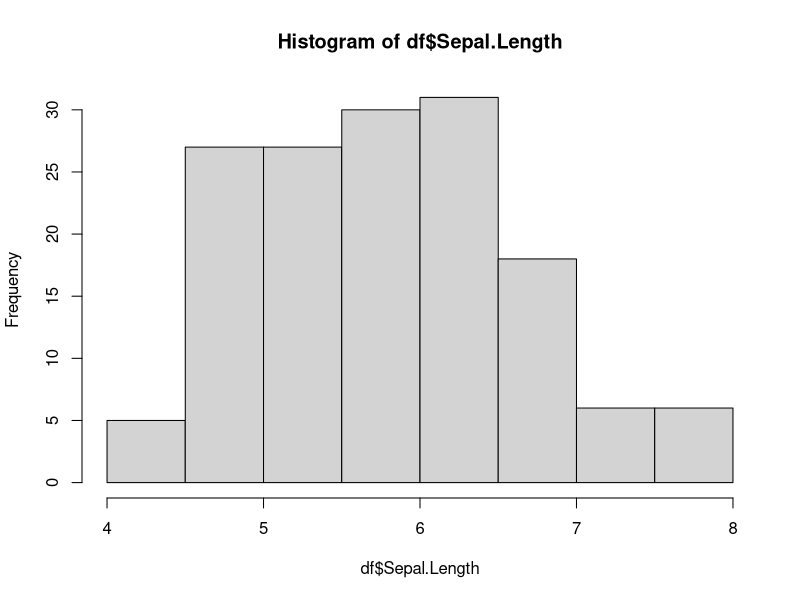

R code for this plot:
## ---- chunk 1
library(knitr)
knitr::opts_chunk$set(echo = TRUE, warning = FALSE, message = FALSE)
## ---- chunk 2
library(tidyverse)
## ---- chunk 3
library(datasets)
data(iris)
df <- iris
head(df)
## ---- chunk 4
#  カラム数の表示
names(df)
## ---- chunk 5
hist(df$Sepal.Length)
